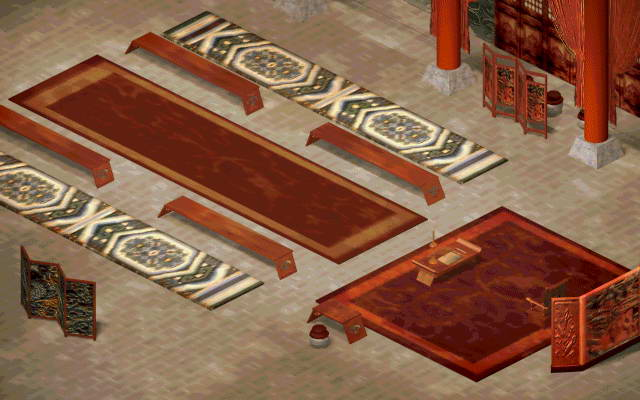

Rendered tile map (Tiled .tmx) drawn with the repository's tilesets; below, a short description and the map source with its tile grids summarised:
An orthogonal 64x40 tile map with 10x10 px tiles, 1 tile layer (块层 1).

<map version="1.0" orientation="orthogonal" width="64" height="40" tilewidth="10" tileheight="10">
 <tileset firstgid="1" name="1- (87)" tilewidth="10" tileheight="10">
  <image source="map/1- (87).jpg" trans="ff00ff" width="640" height="400" />
 </tileset>
 <layer name="块层 1" width="64" height="40">
  <data>[2560 cells, 2560 non-empty, 2560 distinct tile ids]</data>
 </layer>
</map>
